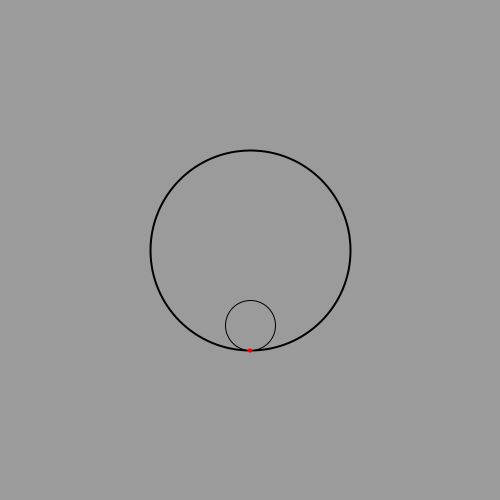
Frame 1 (no input)
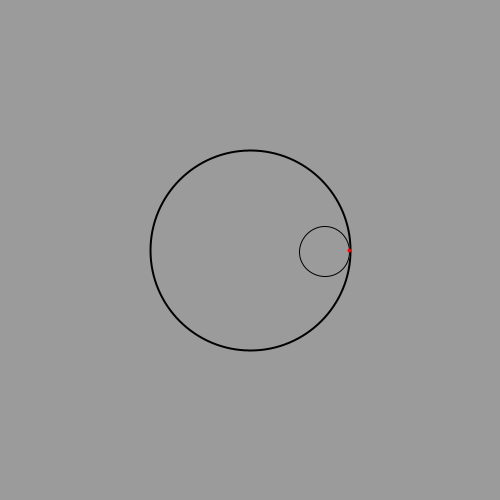
Frame 60 (the mouse pressed at the canvas centre just before this capture)
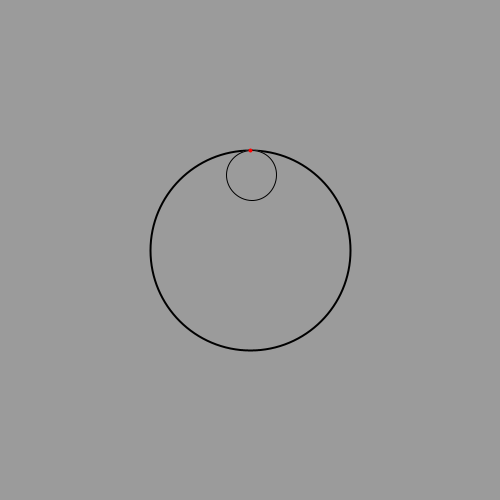
Frame 120 (the mouse held since frame 60 and released just before this capture)

The Processing sketch that drew these frames (run headless with seeded random() and noise(); from frame 60 on, the mouse is pressed at the canvas centre):

// Processing sketch: Questao5
// ── Questao5.pde
float cx =0, cy = 75;//ponto de rotação de x e y
float alpha = 0, w = PI/120;


void setup(){
   size(500,500);
   frameRate(60);
}

void startSetup(){
  background(155,155,155);
  translate(250, 250);
  scale(-1, 1);
  stroke(0, 0,0 );
  strokeWeight(2);
  //coloracao do circulo
  fill(155);
  //raio da circuferencia maior
  circle(0, 0, 200);

}

void draw(){
  startSetup();
  rotate(alpha);
  strokeWeight(1);
  //posição do eixo x e y da circuferencia menor e raio
  circle(cx, cy, 50);


  translate(cx, cy);
  //rotação da bolinha que esta inscrita no circulo menor
  rotate(-4*alpha);
  strokeWeight(4);
  //cor da bolinha
  stroke(255, 0, 0);
  point(0, 25);
  alpha += w;
}
